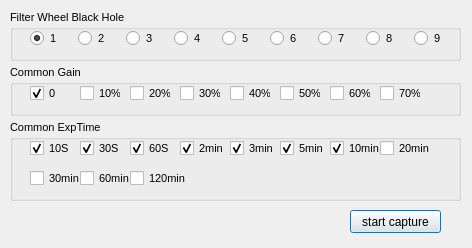
<?xml version="1.0" encoding="UTF-8"?>
<ui version="4.0">
 <class>DarkFrameTool</class>
 <widget class="QDialog" name="DarkFrameTool">
  <property name="geometry">
   <rect>
    <x>0</x>
    <y>0</y>
    <width>472</width>
    <height>248</height>
   </rect>
  </property>
  <property name="font">
   <font>
    <family>Tahoma</family>
    <pointsize>8</pointsize>
   </font>
  </property>
  <property name="windowTitle">
   <string>Capture Dark Frame Tool</string>
  </property>
  <widget class="QGroupBox" name="grpBox_Gainsetting">
   <property name="geometry">
    <rect>
     <x>10</x>
     <y>65</y>
     <width>451</width>
     <height>51</height>
    </rect>
   </property>
   <property name="title">
    <string>Common Gain</string>
   </property>
   <widget class="QCheckBox" name="checkBox_Gain_0">
    <property name="geometry">
     <rect>
      <x>20</x>
      <y>20</y>
      <width>41</width>
      <height>16</height>
     </rect>
    </property>
    <property name="text">
     <string>0</string>
    </property>
    <property name="checked">
     <bool>true</bool>
    </property>
   </widget>
   <widget class="QCheckBox" name="checkBox_Gain_10">
    <property name="geometry">
     <rect>
      <x>70</x>
      <y>20</y>
      <width>41</width>
      <height>16</height>
     </rect>
    </property>
    <property name="text">
     <string>10%</string>
    </property>
   </widget>
   <widget class="QCheckBox" name="checkBox_Gain_20">
    <property name="geometry">
     <rect>
      <x>120</x>
      <y>20</y>
      <width>41</width>
      <height>16</height>
     </rect>
    </property>
    <property name="text">
     <string>20%</string>
    </property>
   </widget>
   <widget class="QCheckBox" name="checkBox_Gain_30">
    <property name="geometry">
     <rect>
      <x>170</x>
      <y>20</y>
      <width>41</width>
      <height>16</height>
     </rect>
    </property>
    <property name="text">
     <string>30%</string>
    </property>
   </widget>
   <widget class="QCheckBox" name="checkBox_Gain_40">
    <property name="geometry">
     <rect>
      <x>220</x>
      <y>20</y>
      <width>41</width>
      <height>16</height>
     </rect>
    </property>
    <property name="text">
     <string>40%</string>
    </property>
   </widget>
   <widget class="QCheckBox" name="checkBox_Gain_50">
    <property name="geometry">
     <rect>
      <x>270</x>
      <y>20</y>
      <width>41</width>
      <height>16</height>
     </rect>
    </property>
    <property name="text">
     <string>50%</string>
    </property>
   </widget>
   <widget class="QCheckBox" name="checkBox_Gain_60">
    <property name="geometry">
     <rect>
      <x>320</x>
      <y>20</y>
      <width>41</width>
      <height>16</height>
     </rect>
    </property>
    <property name="text">
     <string>60%</string>
    </property>
   </widget>
   <widget class="QCheckBox" name="checkBox_Gain_70">
    <property name="geometry">
     <rect>
      <x>370</x>
      <y>20</y>
      <width>41</width>
      <height>16</height>
     </rect>
    </property>
    <property name="text">
     <string>70%</string>
    </property>
   </widget>
  </widget>
  <widget class="QPushButton" name="pBtn_startcapture">
   <property name="geometry">
    <rect>
     <x>350</x>
     <y>210</y>
     <width>91</width>
     <height>23</height>
    </rect>
   </property>
   <property name="font">
    <font>
     <family>Tahoma</family>
     <pointsize>9</pointsize>
    </font>
   </property>
   <property name="text">
    <string>start capture</string>
   </property>
  </widget>
  <widget class="QGroupBox" name="grpBox_ditherSetting">
   <property name="geometry">
    <rect>
     <x>10</x>
     <y>120</y>
     <width>451</width>
     <height>81</height>
    </rect>
   </property>
   <property name="title">
    <string>Common ExpTime</string>
   </property>
   <widget class="QCheckBox" name="checkBox_exp_10S">
    <property name="geometry">
     <rect>
      <x>20</x>
      <y>20</y>
      <width>51</width>
      <height>16</height>
     </rect>
    </property>
    <property name="text">
     <string>10S</string>
    </property>
    <property name="checked">
     <bool>true</bool>
    </property>
   </widget>
   <widget class="QCheckBox" name="checkBox_exp_30S">
    <property name="geometry">
     <rect>
      <x>70</x>
      <y>20</y>
      <width>51</width>
      <height>16</height>
     </rect>
    </property>
    <property name="text">
     <string>30S</string>
    </property>
    <property name="checked">
     <bool>true</bool>
    </property>
   </widget>
   <widget class="QCheckBox" name="checkBox_exp_60S">
    <property name="geometry">
     <rect>
      <x>120</x>
      <y>20</y>
      <width>51</width>
      <height>16</height>
     </rect>
    </property>
    <property name="text">
     <string>60S</string>
    </property>
    <property name="checked">
     <bool>true</bool>
    </property>
   </widget>
   <widget class="QCheckBox" name="checkBox_exp_120S">
    <property name="geometry">
     <rect>
      <x>170</x>
      <y>20</y>
      <width>51</width>
      <height>16</height>
     </rect>
    </property>
    <property name="text">
     <string>2min</string>
    </property>
    <property name="checked">
     <bool>true</bool>
    </property>
   </widget>
   <widget class="QCheckBox" name="checkBox_exp_180S">
    <property name="geometry">
     <rect>
      <x>220</x>
      <y>20</y>
      <width>51</width>
      <height>16</height>
     </rect>
    </property>
    <property name="text">
     <string>3min</string>
    </property>
    <property name="checked">
     <bool>true</bool>
    </property>
   </widget>
   <widget class="QCheckBox" name="checkBox_exp_300S">
    <property name="geometry">
     <rect>
      <x>270</x>
      <y>20</y>
      <width>51</width>
      <height>16</height>
     </rect>
    </property>
    <property name="text">
     <string>5min</string>
    </property>
    <property name="checked">
     <bool>true</bool>
    </property>
   </widget>
   <widget class="QCheckBox" name="checkBox_exp_600S">
    <property name="geometry">
     <rect>
      <x>320</x>
      <y>20</y>
      <width>51</width>
      <height>16</height>
     </rect>
    </property>
    <property name="text">
     <string>10min</string>
    </property>
    <property name="checked">
     <bool>true</bool>
    </property>
   </widget>
   <widget class="QCheckBox" name="checkBox_exp_1800S">
    <property name="geometry">
     <rect>
      <x>20</x>
      <y>50</y>
      <width>51</width>
      <height>16</height>
     </rect>
    </property>
    <property name="text">
     <string>30min</string>
    </property>
   </widget>
   <widget class="QCheckBox" name="checkBox_exp_1200S">
    <property name="geometry">
     <rect>
      <x>370</x>
      <y>20</y>
      <width>51</width>
      <height>16</height>
     </rect>
    </property>
    <property name="text">
     <string>20min</string>
    </property>
   </widget>
   <widget class="QCheckBox" name="checkBox_exp_3600S">
    <property name="geometry">
     <rect>
      <x>70</x>
      <y>50</y>
      <width>51</width>
      <height>16</height>
     </rect>
    </property>
    <property name="text">
     <string>60min</string>
    </property>
   </widget>
   <widget class="QCheckBox" name="checkBox_exp_7200S">
    <property name="geometry">
     <rect>
      <x>120</x>
      <y>50</y>
      <width>61</width>
      <height>16</height>
     </rect>
    </property>
    <property name="text">
     <string>120min</string>
    </property>
   </widget>
  </widget>
  <widget class="QGroupBox" name="grpBox_filterwheel">
   <property name="geometry">
    <rect>
     <x>10</x>
     <y>10</y>
     <width>451</width>
     <height>51</height>
    </rect>
   </property>
   <property name="title">
    <string>Filter Wheel Black Hole</string>
   </property>
   <widget class="QRadioButton" name="radioButton_filter0">
    <property name="geometry">
     <rect>
      <x>20</x>
      <y>20</y>
      <width>31</width>
      <height>16</height>
     </rect>
    </property>
    <property name="text">
     <string>1</string>
    </property>
    <property name="checked">
     <bool>true</bool>
    </property>
   </widget>
   <widget class="QRadioButton" name="radioButton_filter1">
    <property name="geometry">
     <rect>
      <x>68</x>
      <y>20</y>
      <width>31</width>
      <height>16</height>
     </rect>
    </property>
    <property name="text">
     <string>2</string>
    </property>
   </widget>
   <widget class="QRadioButton" name="radioButton_filter2">
    <property name="geometry">
     <rect>
      <x>116</x>
      <y>20</y>
      <width>31</width>
      <height>16</height>
     </rect>
    </property>
    <property name="text">
     <string>3</string>
    </property>
   </widget>
   <widget class="QRadioButton" name="radioButton_filter3">
    <property name="geometry">
     <rect>
      <x>164</x>
      <y>20</y>
      <width>31</width>
      <height>16</height>
     </rect>
    </property>
    <property name="text">
     <string>4</string>
    </property>
   </widget>
   <widget class="QRadioButton" name="radioButton_filter4">
    <property name="geometry">
     <rect>
      <x>212</x>
      <y>20</y>
      <width>31</width>
      <height>16</height>
     </rect>
    </property>
    <property name="text">
     <string>5</string>
    </property>
   </widget>
   <widget class="QRadioButton" name="radioButton_filter5">
    <property name="geometry">
     <rect>
      <x>260</x>
      <y>20</y>
      <width>31</width>
      <height>16</height>
     </rect>
    </property>
    <property name="text">
     <string>6</string>
    </property>
   </widget>
   <widget class="QRadioButton" name="radioButton_filter6">
    <property name="geometry">
     <rect>
      <x>308</x>
      <y>20</y>
      <width>31</width>
      <height>16</height>
     </rect>
    </property>
    <property name="text">
     <string>7</string>
    </property>
   </widget>
   <widget class="QRadioButton" name="radioButton_filter7">
    <property name="geometry">
     <rect>
      <x>356</x>
      <y>20</y>
      <width>31</width>
      <height>16</height>
     </rect>
    </property>
    <property name="text">
     <string>8</string>
    </property>
   </widget>
   <widget class="QRadioButton" name="radioButton_filter8">
    <property name="geometry">
     <rect>
      <x>404</x>
      <y>20</y>
      <width>31</width>
      <height>16</height>
     </rect>
    </property>
    <property name="text">
     <string>9</string>
    </property>
   </widget>
  </widget>
 </widget>
 <resources/>
 <connections/>
</ui>
